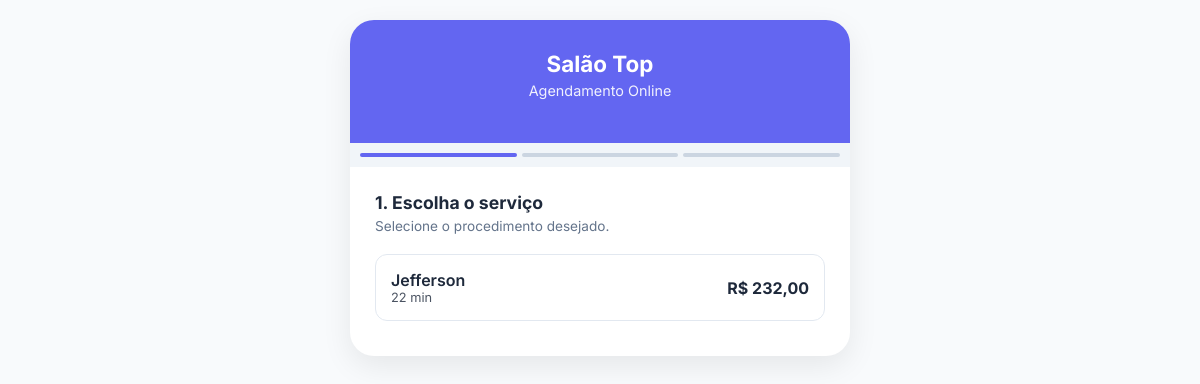
/agendar.php, run on the app's committed database.
### tables this page shows
CREATE TABLE servicos (
        id INTEGER PRIMARY KEY AUTOINCREMENT,
        user_id INTEGER NOT NULL,
        nome TEXT NOT NULL,
        preco REAL NOT NULL,
        duracao INTEGER NOT NULL, -- em minutos
        foto TEXT,
        observacao TEXT,
        tipo TEXT DEFAULT 'unico', 
        itens_pacote TEXT, 
        criado_em DATETIME DEFAULT CURRENT_TIMESTAMP
    );

### agendar.php (the view, shortened to what this page needs)
<?php
include 'includes/db.php';
$profissionalId = 1;
$sucesso = false;
$stmt = $pdo->prepare("SELECT * FROM servicos WHERE user_id = ? ORDER BY nome ASC");
$stmt->execute([$profissionalId]);
$servicos = $stmt->fetchAll();
?>
<!DOCTYPE html>
<html lang="pt-br">
<head>
    <link rel="stylesheet" href="https://cdn.jsdelivr.net/npm/bootstrap-icons@1.11.3/font/bootstrap-icons.min.css">
</head>
<body>
<div class="container">
    <?php if ($sucesso): ?>
    <div class="success-screen">
        <div class="success-icon"><i class="bi bi-check-circle-fill"></i></div>
        <h2>Agendamento Confirmado!</h2>
        <p>Seu horário está reservado. Já o pode ver na sua agenda.</p>
        <a href="agendar.php" class="btn-action" style="display:inline-block; text-decoration:none;">Novo Agendamento</a>
    </div>
    <?php else: ?>
    <div class="header">
        <h1>Salão Top</h1>
        <p>Agendamento Online</p>
    </div>
    <div class="steps-bar">
        <div class="step-dot active" id="dot1"></div>
        <div class="step-dot" id="dot2"></div>
        <div class="step-dot" id="dot3"></div>
    </div>
    <form method="POST" id="bookingForm" onsubmit="return validarForm()">
        <div class="step-container active" id="step1">
            <div class="step-title">1. Escolha o serviço</div>
            <div class="step-desc">Selecione o procedimento desejado.</div>
            <?php foreach ($servicos as $s): ?>
            <div class="service-card" onclick="selectService(this, <?php echo $s['id']; ?>, <?php echo $s['duracao']; ?>)">
                <div>
                    <div style="font-weight:600;"><?php echo htmlspecialchars($s['nome']); ?></div>
                    <div style="font-size:0.8rem; opacity:0.8;"><?php echo $s['duracao']; ?> min</div>
                </div>
                <div class="service-price">R$ <?php echo number_format($s['preco'], 2, ',', '.'); ?></div>
            </div>
            <?php endforeach; ?>
        </div>
    </form>
    <?php endif; ?>
</div>
</body>
</html>

### agendar.php (style rules this page uses)
:root { --primary: #6366f1; --bg: #f8fafc; --text: #1e293b; --muted: #64748b; }
* { box-sizing: border-box; }
body { font-family: 'Inter', sans-serif; background: var(--bg); color: var(--text); margin: 0; padding: 20px; }
.container { max-width: 500px; margin: 0 auto; background: white; border-radius: 24px; box-shadow: 0 10px 30px rgba(0,0,0,0.08); overflow: hidden; }
.header { background: var(--primary); padding: 30px 20px; text-align: center; color: white; }
.header h1 { margin: 0; font-size: 1.4rem; }
.header p { opacity: 0.9; font-size: 0.9rem; margin-top: 5px; }
.steps-bar { display: flex; background: #f1f5f9; padding: 10px; gap: 5px; }
.step-dot { flex: 1; height: 4px; background: #cbd5e1; border-radius: 2px; }
.step-dot.active { background: var(--primary); }
.step-container { padding: 25px; display: none; animation: fadeIn 0.3s; }
.step-container.active { display: block; }
.step-title { font-size: 1.1rem; font-weight: 700; margin-bottom: 5px; }
.step-desc { font-size: 0.85rem; color: var(--muted); margin-bottom: 20px; }
.service-card { border: 1px solid #e2e8f0; border-radius: 12px; padding: 15px; margin-bottom: 10px; cursor: pointer; display: flex; justify-content: space-between; align-items: center; transition: 0.2s; }
.service-price { font-weight: 700; }

### data on the page
servicos: nome "Jefferson", duracao "22", preco "232,00"
